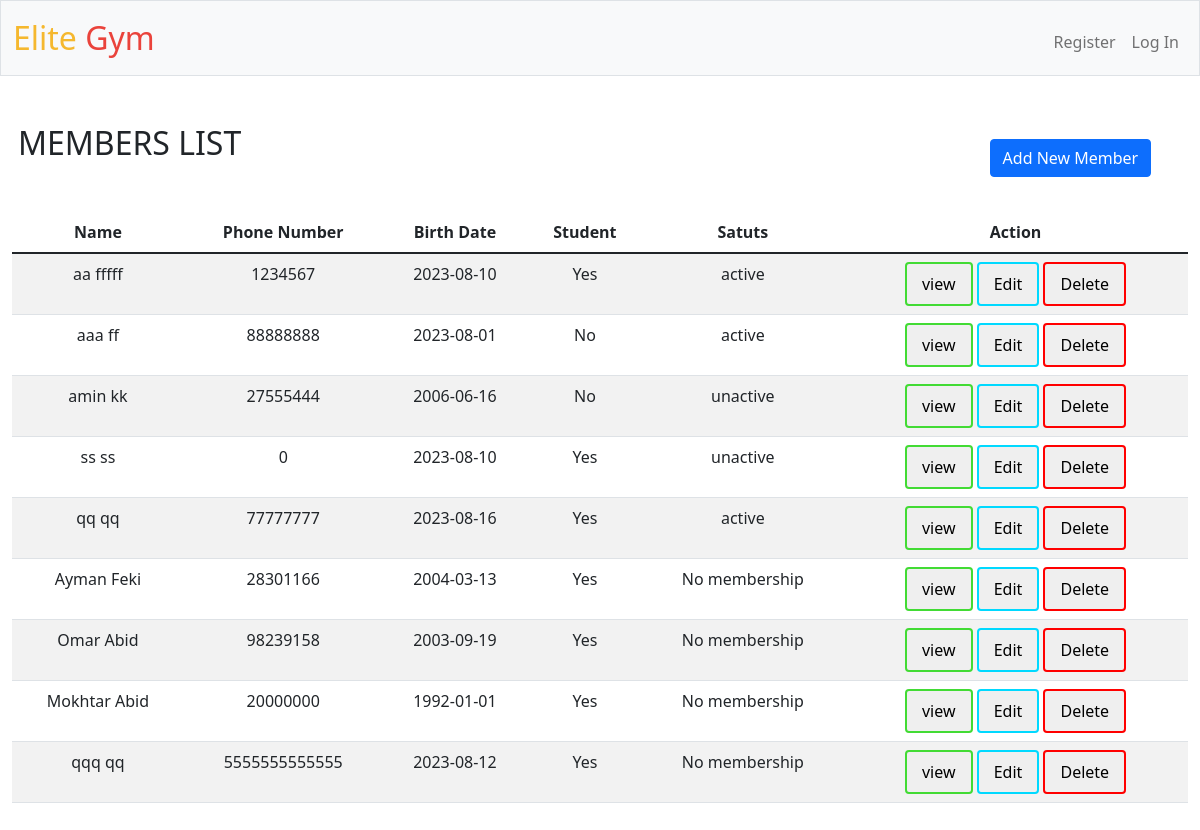
/members, run on the app's committed database.
### tables this page shows
CREATE TABLE 'membership' (
    m_id INTEGER PRIMARY KEY AUTOINCREMENT,
    cl_id INTEGER REFERENCES client(cl_id) ON DELETE CASCADE,
    sp_id INTEGER REFERENCES sport(sp_id) ON DELETE SET NULL,
    m_type varchar(20)  NOT NULL,'duration' INTEGER NOT NULL,
    price INTEGER NOT NULL,
    starts_at DATE,
    ends_at DATE);

CREATE TABLE client(
    cl_id           INTEGER   PRIMARY KEY AUTOINCREMENT,
    cl_Fname        TEXT      NOT NULL,
    cl_Lname        TEXT      NOT NULL,
    cl_num          INTEGER   UNIQUE
                              NOT NULL,
    cl_BD           TEXT,
    student         TEXT,
    CONSTRAINT CK_MEMBERSHIP CHECK (student IN ('yes', 'no', 'YES', 'NO', 'Yes', 'No') ) 
);

### app.py (the view)
@app.route("/members", methods=["GET", "POST"])
def members():
    moment = datetime.datetime.now().strftime('%Y-%m-%d %H:%M:%S')
    member=db.execute("select * from member;")
    clients=db.execute("select cl_Fname,cl_Lname,cl_num,cl_BD,student from client where cl_id NOT IN (SELECT cl_id from membership) ;")
    if request.method == "POST":
        if (not request.form.get("cl_num").isnumeric()) or len(request.form.get("cl_num"))<8:
            return render_template('members.html', message1="phone number invalid",member=member,moment=moment,clients=clients)
        number=db.execute("select cl_Fname from client where cl_num=?;",request.form.get("cl_num"))
        if len(number)>0:
            return render_template('members.html', message3="phone number already exist",member=member,moment=moment,clients=clients)
        db.execute(
                "insert into client (cl_Fname,cl_Lname,cl_num,cl_BD,student) values(?,?,?,?,?)",
                request.form.get("cl_Fname"),
                request.form.get("cl_Lname"),
                int(request.form.get("cl_num")),
                request.form.get("cl_BD"),
                request.form.get("student")
            )
        if (not request.form.get("sp_name")) and (not request.form.get("m_type"))  and  (not request.form.get("duration")) and (not request.form.get("price")) and (not request.form.get("starts_at")):
            return render_template('members.html',message2="member added successfuly",member=member,moment=moment,clients=clients)
        if (not request.form.get("sp_name")) or (not request.form.get("m_type"))  or  (not request.form.get("duration")) or (not request.form.get("price")) or (not request.form.get("starts_at")):
            return render_template('members.html',message6="member added successfuly ",message4="No membership added ! Not enough informations",member=member,moment=moment,clients=clients)
        cl_id=db.execute("select cl_id from client where cl_num=?",int(request.form.get("cl_num")))
        sp_id=db.execute("select sp_id from sport where sp_name=?",request.form.get("sp_name"))
        db.execute(
                "insert into membership (cl_id,sp_id,m_type,duration,price,starts_at,ends_at,m_status,benefits) values(?,?,?,?,?,?,date(?,'+' || ? || ' months'),?,?)",
                cl_id[0]["cl_id"],
                sp_id[0]["sp_id"],
                request.form.get("m_type"),
                int(request.form.get("duration")),
                int(request.form.get("price")),
                request.form.get("starts_at"),
                request.form.get("starts_at"),
                int(request.form.get("duration")),
                'NULL','NULL'
                )
        return render_template('members.html',message5="member and his membership added successfuly",member=member,moment=moment,clients=clients)
    else:
        return render_template('members.html',member=member,moment=moment,clients=clients)

### templates/members.html (shortened to what this page needs)
{% extends "layout.html" %}
{% block main %}
<h2>MEMBERS LIST</h2>
<button type="button" class="btn btn-primary" data-bs-toggle="modal" data-bs-target="#exampleModal" id="add">
  Add New Member
</button>
  <table class="table table-striped">
    <thead>
      <tr>
        <th scope="col">Name</th>
        <th scope="col">Phone Number</th>
        <th scope="col">Birth Date</th>
        <th scope="col">Student</th>
        <th scope="col">Satuts</th>
        <th scope="col">Action</th>
      </tr>
    </thead>
    <tbody>
      {% for m in member %}
      <tr>
      <td> {{m.cl_Fname}} {{m.cl_Lname}}</td>
      <td> {{m.cl_num}}</td>
      <td> {{m.cl_BD}}</td>
      <td> {{m.student}}</td>
      <td>
            {% if  moment  > m.ends_at %}
                <p>unactive</p>
            {% else %}
                <p>active</p>
            {% endif %}
      </td>
      <td> <button type="button" class="custom-button" id="view">view</button>  <button type="button" class="custom-button" id="edit" >Edit</button>  <button type="button" id="delete" class="custom-button" >Delete</button></td>
      </tr>
      {% endfor %}
      {% for client in clients %}
      <tr>
        <td> {{client.cl_Fname}} {{client.cl_Lname}}</td>
        <td> {{client.cl_num}}</td>
        <td> {{client.cl_BD}}</td>
        <td> {{client.student}}</td>
        <td>No membership</td>
        <td> <button type="button" class="custom-button" id="view">view</button>  <button type="button" class="custom-button" id="edit" >Edit</button>  <button type="button" id="delete" class="custom-button" >Delete</button></td>
      </tr>
      {% endfor %}
    </tbody>
  </table>
{% endblock %}

### templates/layout.html (shortened to what this page needs)
<!DOCTYPE html>
<html lang="en">
    <head>
        <link href="https://cdn.jsdelivr.net/npm/bootstrap@5.1.3/dist/css/bootstrap.min.css" rel="stylesheet">
        <link href="/static/styles.css" rel="stylesheet">
    </head>
    <body>
        <nav class="bg-light border navbar navbar-expand-md navbar-light">
            <div class="container-fluid">
                <a class="navbar-brand" href="/"><span class="yellow">Elite</span> <span class="red">Gym</span></a>
                <div class="collapse navbar-collapse" id="navbar">
                    {% if session["user_id"] %}
                        <ul class="navbar-nav me-auto mt-2">
                            <li class="nav-item"><a class="nav-link" href="/schedule">Schedule</a></li>
                            <li class="nav-item"><a class="nav-link" href="/members">Members</a></li>
                            <li class="nav-item"><a class="nav-link" href="/trainers">Trainers</a></li>
                            <li class="nav-item"><a class="nav-link" href="/history">History</a></li>
                        </ul>
                        <ul class="navbar-nav ms-auto mt-2">
                            <li class="nav-item"><a class="nav-link" href="/logout">Log Out</a></li>
                        </ul>
                    {% else %}
                        <ul class="navbar-nav ms-auto mt-2">
                            <li class="nav-item"><a class="nav-link" href="/register">Register</a></li>
                            <li class="nav-item"><a class="nav-link" href="/login">Log In</a></li>
                        </ul>
                    {% endif %}
                </div>
            </div>
        </nav>
        <main class="container-fluid py-5 text-center">
            {% block main %}{% endblock %}
        </main>
    </body>
</html>

### static/styles.css (style rules this page uses)
nav .navbar-brand { font-size: xx-large; }
nav .navbar-brand .red { color: #ea433b; }
nav .navbar-brand .yellow { color: #f5b82e; }
h2 { margin-bottom: -5%; margin-right: 80%; }
#add { margin-top: 3%; margin-bottom: 3%; margin-left:80%; }
.custom-button { color: rgb(0, 0, 0); border: none; padding: 8px 15px; text-align: center; text-decoration: none; display: inline-block; font-size: 16px; border-radius: 4px; }
#view { border: 2px solid #42db34; }
#edit { border: 2px solid #00d9ff; }
#delete { border: 2px solid #ff0000; }
td { padding:20px; }

### data on the page
membership: cl_Fname "aa", cl_Lname "fffff", cl_num "1234567", cl_BD "2023-08-10", student "Yes", ends_at "active"
membership: cl_Fname "aaa", cl_Lname "ff", cl_num "88888888", cl_BD "2023-08-01", student "No", ends_at "active"
membership: cl_Fname "amin", cl_Lname "kk", cl_num "27555444", cl_BD "2006-06-16", student "No", ends_at "unactive"
membership: cl_Fname "ss", cl_Lname "ss", cl_num "0", cl_BD "2023-08-10", student "Yes", ends_at "unactive"
membership: cl_Fname "qq", cl_Lname "qq", cl_num "77777777", cl_BD "2023-08-16", student "Yes", ends_at "active"
client: cl_Fname "Ayman", cl_Lname "Feki", cl_num "28301166", cl_BD "2004-03-13", student "Yes"
client: cl_Fname "Omar", cl_Lname "Abid", cl_num "98239158", cl_BD "2003-09-19", student "Yes"
client: cl_Fname "Mokhtar", cl_Lname "Abid", cl_num "20000000", cl_BD "1992-01-01", student "Yes"
client: cl_Fname "qqq", cl_Lname "qq", cl_num "5555555555555", cl_BD "2023-08-12", student "Yes"
